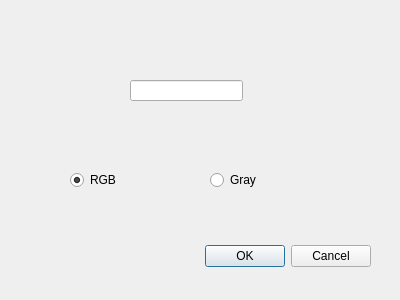
<?xml version="1.0" encoding="UTF-8"?>
<ui version="4.0">
 <class>MedianFilterDialog</class>
 <widget class="QDialog" name="MedianFilterDialog">
  <property name="geometry">
   <rect>
    <x>0</x>
    <y>0</y>
    <width>400</width>
    <height>300</height>
   </rect>
  </property>
  <property name="windowTitle">
   <string>Dialog</string>
  </property>
  <widget class="QDialogButtonBox" name="buttonBox">
   <property name="geometry">
    <rect>
     <x>30</x>
     <y>240</y>
     <width>341</width>
     <height>32</height>
    </rect>
   </property>
   <property name="orientation">
    <enum>Qt::Horizontal</enum>
   </property>
   <property name="standardButtons">
    <set>QDialogButtonBox::Cancel|QDialogButtonBox::Ok</set>
   </property>
  </widget>
  <widget class="QLineEdit" name="lineEdit">
   <property name="geometry">
    <rect>
     <x>130</x>
     <y>80</y>
     <width>113</width>
     <height>21</height>
    </rect>
   </property>
  </widget>
  <widget class="QRadioButton" name="rBtnRGB">
   <property name="geometry">
    <rect>
     <x>70</x>
     <y>170</y>
     <width>100</width>
     <height>20</height>
    </rect>
   </property>
   <property name="text">
    <string>RGB</string>
   </property>
   <property name="checked">
    <bool>true</bool>
   </property>
  </widget>
  <widget class="QRadioButton" name="rBtnGray">
   <property name="geometry">
    <rect>
     <x>210</x>
     <y>170</y>
     <width>100</width>
     <height>20</height>
    </rect>
   </property>
   <property name="text">
    <string>Gray</string>
   </property>
  </widget>
 </widget>
 <resources/>
 <connections>
  <connection>
   <sender>buttonBox</sender>
   <signal>accepted()</signal>
   <receiver>MedianFilterDialog</receiver>
   <slot>accept()</slot>
   <hints>
    <hint type="sourcelabel">
     <x>248</x>
     <y>254</y>
    </hint>
    <hint type="destinationlabel">
     <x>157</x>
     <y>274</y>
    </hint>
   </hints>
  </connection>
  <connection>
   <sender>buttonBox</sender>
   <signal>rejected()</signal>
   <receiver>MedianFilterDialog</receiver>
   <slot>reject()</slot>
   <hints>
    <hint type="sourcelabel">
     <x>316</x>
     <y>260</y>
    </hint>
    <hint type="destinationlabel">
     <x>286</x>
     <y>274</y>
    </hint>
   </hints>
  </connection>
 </connections>
</ui>
